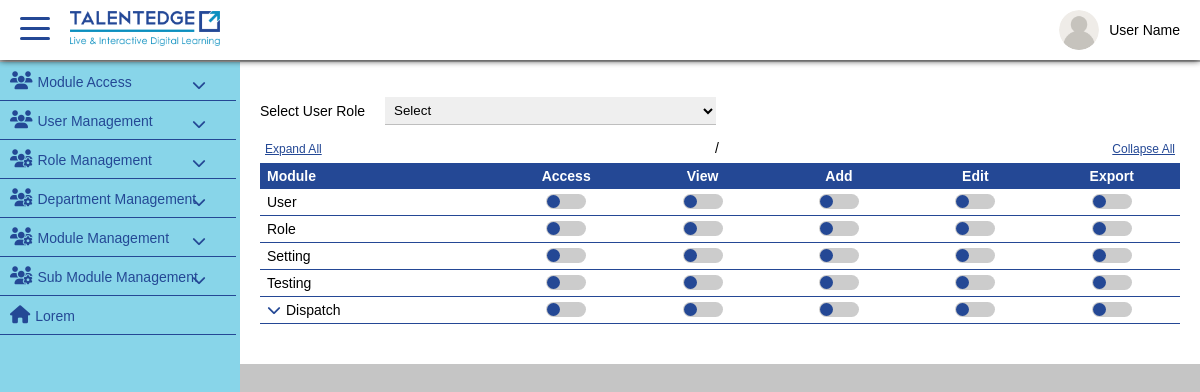
Page /index.php/moduleaccess on the committed database.
### tables this page shows
CREATE TABLE `module` (
  `id` int(10) NOT NULL,
  `name` varchar(50) NOT NULL,
  `title` varchar(50) NOT NULL,
  `description` varchar(100) NOT NULL,
  `status` tinyint(1) NOT NULL,
  `deleted` tinyint(1) NOT NULL DEFAULT '0',
  `date_entered` datetime NOT NULL DEFAULT CURRENT_TIMESTAMP,
  `date_modified` datetime NOT NULL,
  `modified_user_id` int(10) NOT NULL,
  `created_by` int(10) NOT NULL,
  `subModuleId` int(11) NOT NULL
);

### application/controllers/ModuleAccess.php (called while the page is built, shortened)
<?php
class ModuleAccess extends CI_Controller{
	function __construct()
	{
	$this->load->model('ModuleAccessmgt');
	$this->load->model('Usermgt');
	$this->load->model('Modulemgt');
	}
	function index(){
		$data['roleList'] = $this->Usermgt->getRoles();
		$data['moduleList'] = $this->Modulemgt->getModules();
		$data['accessList'] = $this->ModuleAccessmgt->accessList();
		$this->load->view("accessListIndex",$data);
	}
}
?>

### index.php (called while the page is built, shortened)
<?php
require_once BASEPATH.'core/CodeIgniter.php';

### application/models/Modulemgt.php (called while the page is built, shortened)
<?php
class Modulemgt  extends CI_Model{
		public function getModules(){
			$this->db->where('deleted',0);
			$query=$this->db->get('module');
			return $query->result();
		}
}
?>

### application/views/moduleaccess/moduleAccessForm.php (the view, shortened to what this page needs)
<div class="te-container">
<form name="moduleaccessform" method="" enctype="multipart/form-data">
				<div class="access-control">
					<div class="user-role form-group">
						<label>Select User Role</label>
						<select id="userRole" name="userRole">
							<option value="">Select</option>
						</select>
					</div>
					<section class="user-table">
						<p class="d-flex expand-ctas">
							<span class="expand-access">Expand All</span>
							<span>/</span>
							<span class="collapse-access">Collapse All</span>
						</p>
					<div class="responsive-table">
						<table class="access-table" id="access-table">
							<thead>
								<th>Module</th>
								<th>Access</th>
								<th>View</th>
								<th>Add</th>
								<th>Edit</th>
								<th>Export</th>
							</thead>
                            <tbody id = "defaultLoad">
                            <?php
                            if(!empty($moduleList)){
                            foreach($moduleList as $moduleListData) { ?>
							<tr class="">
								<td><?php echo $moduleListData->name ?></td>
								<td>
									<div class="perm-switch">
				                    <label class="switch">
				                        <span class="slider round shifted ver-changed"></span>
				                    </label>
								</td>
								<td>
									<div class="perm-switch">
				                    <label class="switch">
				                        <span class="slider round"></span>
				                    </label>
								</td>
								<td>
									<div class="perm-switch">
				                    <label class="switch">
				                        <span class="slider round"></span>
				                    </label>
								</td>
								<td>
									<div class="perm-switch">
				                    <label class="switch">
				                        <span class="slider round"></span>
				                    </label>
								</td>
                                <td>
									<div class="perm-switch">
				                    <label class="switch">
				                        <span class="slider round"></span>
				                    </label>
								</td>
                            </tr>
                            <?php  }} ?>
                             </tbody>
						</table>
					</div>
				</section>
				</div>
                </form>
			</div>

### assets/css/user-upload-style.css (style rules this page uses)
select { width: 100%; }
.form-style-1 input, textarea, select { box-sizing: border-box; -webkit-box-sizing: border-box; -moz-box-sizing: border-box; border:none; border-bottom:1px solid #BEBEBE; padding: 5px; margin: 0px ; -webkit-transition: all 0.30s ease-in-out; -moz-transition: all 0.30s ease-in-out; -ms-transition: all 0.30s ease-in-out; -o-transition: all 0.30s ease-in-out; outline: none; }
.form-group { width: 100%; margin: 15px 0; position: relative; }
form .d-flex { justify-content: space-between; }
.d-flex .form-group { width: 48%; }
.d-flex .form-group select, .d-flex .form-group input { width: 100%; }

### assets/css/user-list-view.css (style rules this page uses)
body { background: #c5c5c5; }
thead { background: #244895; color: #fff; }
tbody td { padding-left: 5px; }
tbody tr:nth-child(4n+1) { background: #e0e0e0; }

### assets/css/custom-basic-styles.css (style rules this page uses)
body { margin: 0; font-family: sans-serif; font-size: 14px; }
.d-flex { display: flex; flex-wrap: wrap; justify-content: center; align-items: flex-start; }
.te-container { position: relative; margin: 0; width: 80% !important; left: 10% !important; top: 62px; overflow-y: auto; transition: all 0.4s linear; }
.perm-switch { text-align: center; }
.perm-switch span { color: #244895; font-size: 14px; }
.switch { position: relative; display: inline-block; width: 40px; height: 15px; }
.slider { position: absolute; cursor: pointer; top: 0; left: 0; right: 0; bottom: 0; background-color: #ccc; -webkit-transition: .4s; transition: .4s; }
.slider:before { position: absolute; content: ""; height: 13px; width: 13px; left: 1px; bottom: 1px; background-color: #244895; -webkit-transition: .4s; transition: .4s; }
.slider.round { border-radius: 34px; }
.slider.round:before { border-radius: 50%; }
.responsive-table { width: 100%; overflow-x: auto; }

### application/views/accessListIndex.php (style rules this page uses)
.access-control { padding: 20px; background: #fff; }
.user-role.form-group { width: 60%; display: flex; flex-wrap: wrap; justify-content: flex-start; align-items: center; }
.user-role.form-group select { width: 60%; margin-left: 20px; }
.access-table th { background-color: #244895; color: #ffffff; }
.access-table td, .access-table th { padding: 5px 7px; min-width: 80px; }
.access-table { width: 100%; }
.responsive-table { overflow-x: auto; margin-bottom: 20px; }
.access-table, .access-table table { border-collapse: collapse !important; }
.access-table tbody tr td { border-bottom: 1px solid #244895; }
.access-table td { background-color: #fff; color: #000; text-align: center; }
.access-table th:first-child, .access-table td:first-child { min-width: 150px; text-align: left; position: relative; }
.access-table .has-submenu { cursor: pointer; }
.access-table .has-submenu td:first-child:before { display: inline-block; position: relative; top: 0px; left: 0px; margin-right: 5px; content: '\f078'; font-size: 14px; font-family: FontAwesome; color: #244895; transform: rotate(0deg); transition: 0.3s linear; }
.expand-ctas { justify-content: flex-start; margin: 5px 0; }
.expand-ctas span { margin: 0 5px; }
.expand-access, .collapse-access { text-decoration: underline; display: block; font-size: 12px; line-height: 18px; color: #244895; cursor: pointer; }

### rows in the picture
module: name "User"
module: name "Role"
module: name "Setting"
module: name "Testing"
module: name "Dispatch"
